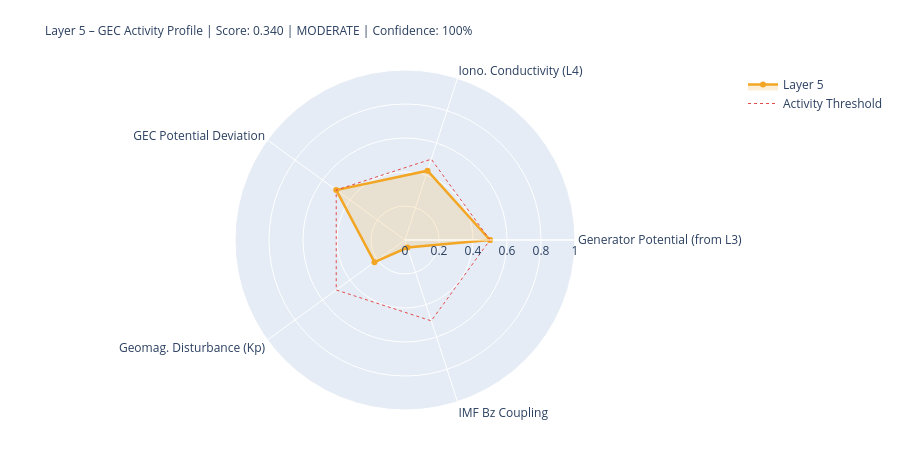

This figure's notebook cell:
### Markdown cell above
---
## 5. State Assessment & Handoff to Layer 6

### Code cell
# ============================================================
# LAYER-5-SCORE
# ============================================================

# Components
# 1) Generator activity (Layer-3-driven)
gen_score = norm(generator_strength, 0.3, 2.0)
gen_src   = 'from_layer3' if l3_thunder_score is not None else 'estimated'

# 2) Ionospheric conductivity (Layer-4-driven)
iono_score = norm(iono_cond_factor, 0.7, 1.4)
iono_src   = 'from_layer4' if l4_ioniz is not None else 'estimated'

# 3) GEC potential deviation from reference
pot_score = norm(abs(delta_V_pct), 0, 30)  # 0 = at reference, 1 = 30% deviation
pot_src   = 'derived'

# 4) Geomagnetic disturbance (Kp) – modulates vertical currents
kp_score = norm(kp_val, 0, 9)
kp_src   = 'primary' if kp_now is not None else 'from_layer4'

# 5) IMF Bz coupling (southward = stronger M-I coupling → GEC influence)
bz_score = norm(-(bz_now or 0), -5, 30) if bz_now is not None else None
bz_src   = 'primary' if bz_now is not None else 'missing'

COMPONENTS = {
    'Generator Potential (from L3)':  {'score': gen_score,   'source': 'derived_from_layer3', 'dynamic': True},
    'Iono. Conductivity (L4)':      {'score': iono_score,  'source': iono_src, 'dynamic': True},
    'GEC Potential Deviation':      {'score': pot_score,   'source': pot_src,  'dynamic': True},
    'Geomag. Disturbance (Kp)':         {'score': kp_score,    'source': kp_src,   'dynamic': True},
    'IMF Bz Coupling':               {'score': bz_score,    'source': bz_src,   'dynamic': True},
}

available   = {k: v['score'] for k, v in COMPONENTS.items() if v['score'] is not None}
unavailable = [k for k, v in COMPONENTS.items() if v['score'] is None]
layer5_score = round(sum(available.values()) / len(available), 4) if available else None
confidence   = round(len(available) / len(COMPONENTS), 2)
level = ('unknown' if layer5_score is None
         else 'quiet'   if layer5_score < 0.3
         else 'moderate' if layer5_score < 0.6
         else 'active')
dominant_l5 = max(available, key=available.get) if available else 'none'

# Kp consistency: separate 1-min raw value from score value
kp_1m_raw   = kp_now          # directly from API (can be 0.0 during live measurement)
kp_for_score = kp_val          # from Layer-0 context or estimated value if needed
kp_score_src = kp_src

W = 68
print('=' * W)
print('LAYER 5 – GLOBAL ELECTRIC CIRCUIT – STATE ASSESSMENT')
print('=' * W)
for name, comp in COMPONENTS.items():
    s = comp['score']
    if s is not None:
        bar = '█' * int(s*20) + '░' * (20-int(s*20))
        print(f'  {name:<34} {bar}  {s:.3f}  [{comp["source"]}]')
    else:
        print(f'  {name:<34} {"─"*20}  n/a   [missing]')
print('-' * W)
print(f'  Score:         {layer5_score:.3f}  ({len(available)}/{len(COMPONENTS)} components)')
print(f'  Confidence:    {confidence:.0%}')
print(f'  Level:         {level.upper()}')
print(f'  Dominant:      {dominant_l5}')
print(f'  V_iono:        {V_iono_mod:.1f} kV  (Δ {delta_V_pct:+.1f}% vs. Ref)')
print(f'  I_total:       {I_total_mod:.1f} A   (Δ {delta_I_pct:+.1f}% vs. Ref)')
print('=' * W)

# Radar
cats   = list(available.keys())
vals_r = list(available.values())
if len(cats) >= 3:
    fig = go.Figure()
    fig.add_trace(go.Scatterpolar(
        r=vals_r + [vals_r[0]], theta=cats + [cats[0]],
        fill='toself', fillcolor='rgba(242,166,35,0.18)',
        line=dict(color='#F2A623', width=2.5), name='Layer 5'
    ))
    fig.add_trace(go.Scatterpolar(
        r=[0.5]*(len(cats)+1), theta=cats+[cats[0]],
        line=dict(color='#E24B4A', dash='dot', width=1),
        mode='lines', name='Activity Threshold'
    ))
    fig.update_layout(
        title=dict(
            text=f'Layer 5 – GEC Activity Profile | Score: {layer5_score:.3f} | {level.upper()} | Confidence: {confidence:.0%}',
            font=dict(size=12)
        ),
        polar=dict(radialaxis=dict(visible=True, range=[0,1])),
        height=450, showlegend=True,
        margin=dict(l=80, r=80, t=70, b=40)
    )
    fig.show()

### Figure 1 — Plotly figure (JSON) as saved in the notebook; plotly's stock layout.template omitted (floating-point values rounded to 4 significant figures)
{"data": [{"fill": "toself", "fillcolor": "rgba(242,166,35,0.18)", "line": {"color": "#F2A623", "width": 2.5}, "name": "Layer 5", "r": [0.5, 0.4287, 0.5, 0.2222, 0.0466, 0.5], "theta": ["Generator Potential (from L3)", "Iono. Conductivity (L4)", "GEC Potential Deviation", "Geomag. Disturbance (Kp)", "IMF Bz Coupling", "Generator Potential (from L3)"], "type": "scatterpolar"}, {"line": {"color": "#E24B4A", "dash": "dot", "width": 1}, "mode": "lines", "name": "Activity Threshold", "r": [0.5, 0.5, 0.5, 0.5, 0.5, 0.5], "theta": ["Generator Potential (from L3)", "Iono. Conductivity (L4)", "GEC Potential Deviation", "Geomag. Disturbance (Kp)", "IMF Bz Coupling", "Generator Potential (from L3)"], "type": "scatterpolar"}], "layout": {"height": 450, "margin": {"b": 40, "l": 80, "r": 80, "t": 70}, "polar": {"radialaxis": {"range": [0, 1], "visible": true}}, "showlegend": true, "title": {"font": {"size": 12}, "text": "Layer 5 – GEC Activity Profile | Score: 0.340 | MODERATE | Confidence: 100%"}}}
